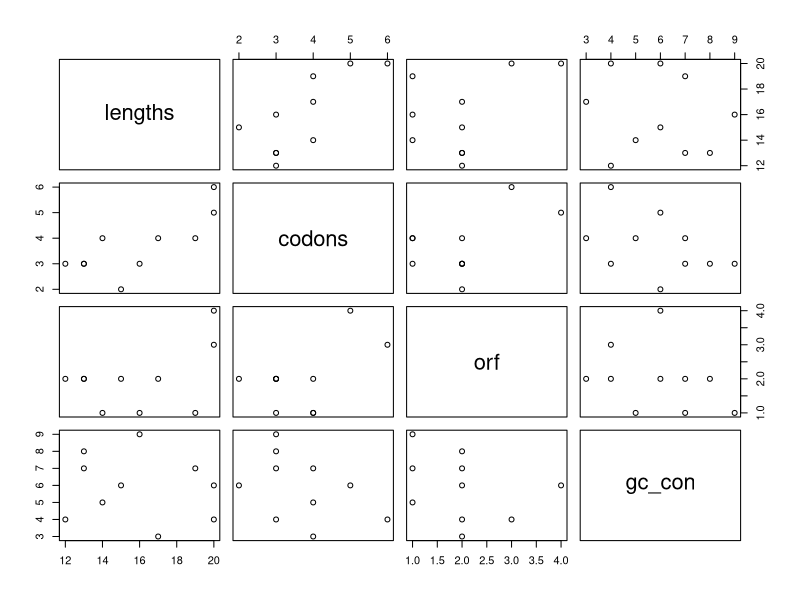
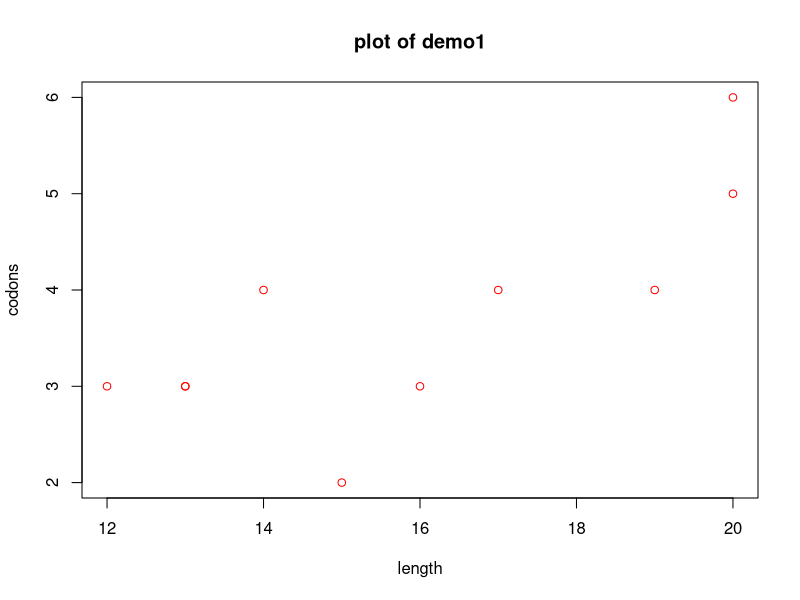
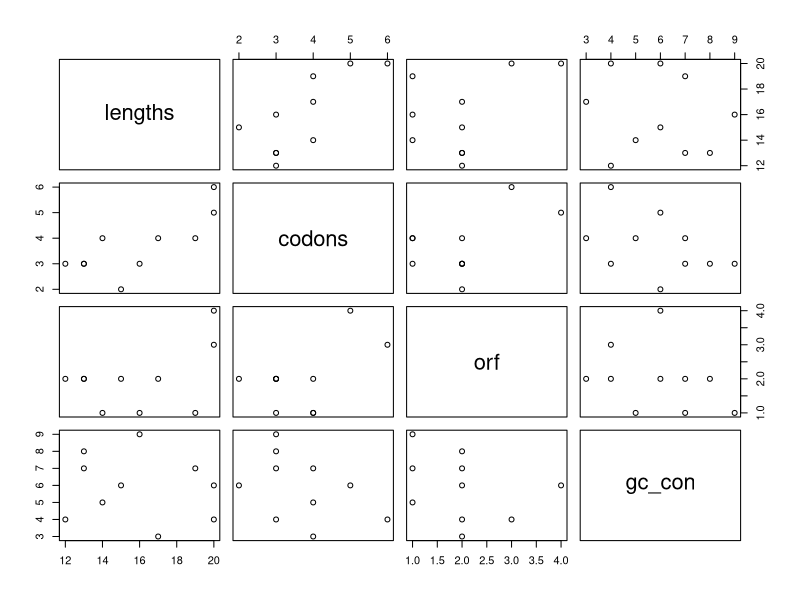
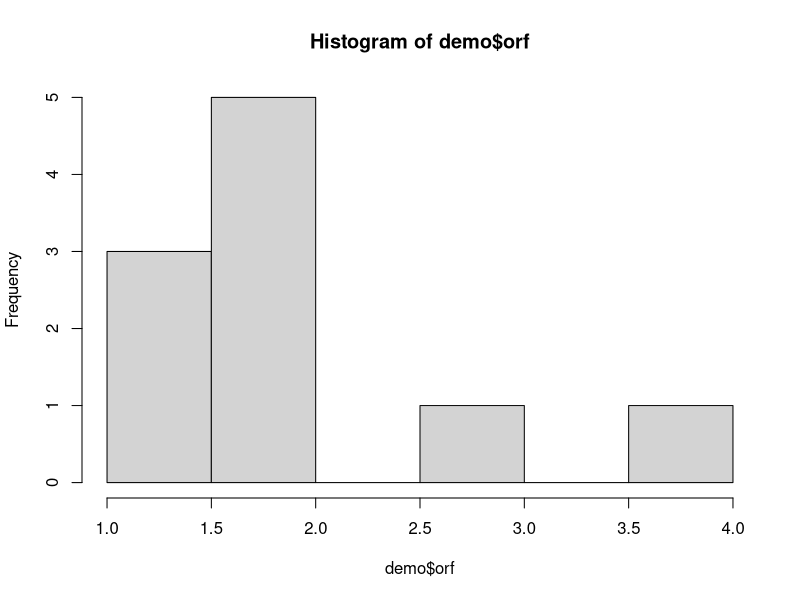

Here is the R script that generated these plots, in order: (Note: this script raises an error after producing the figures.)
# Practical 1
# K-mean clustring 


# creating a data frame 

lengths <- c(12,14,15,13,13,16,19,20,20,17)
codons <- c(3,4,2,3,3,3,4,5,6,4)
orf <- c(2,1,2,2,2,1,1,4,3,2)
gc_con <- c(4,5,6,7,8,9,7,6,4,3)
demo <- data.frame(lengths, codons, orf, gc_con)

# Dataframe "demo" created 
View(demo)    # to view the data frame 

plot(demo)    # basic scatter plot of demo 

plot(demo$lengths,demo$codons,
     col = "red",                  # color of clusters 
     xlab = "length",              # x axis name 
     ylab = "codons",              # y axis name 
     main = "plot of demo1")       # to creat a specific plot 
                                   # with color, name, other criteria 

x <- demo[1:4]
plot(x)

# to create other plots or graphgs 
# for example a histogram 

hist(demo$orf)


str(demo)                         # to see the structure of the data 

# IT IS NECESSARY TO HAVE ALL DATATYPE AS NUMERICAL 

summary(demo)   # Summary of the data 


# using K- mean cluster on DATA
# k-mean clustring on data can be applied through " kmean() " function 
# k- mean is a unsupervised learning


democluster <- kmeans(demo,4)
print(democluster)
plot(democluster)


democluster4 <- kmeans(demo, centers = 4)

# Show the centres 
democluster4$centers
democluster4$cluster

# Plot the groups 

plot(demo [democluster4$cluster == 1,],
     col = "red",
     xlim=c( min(demo[,1]), max(demo[,1])),
     ylim=c(min(demo[,2]), max(demo[,2]))
      )

points( demo [democluster4$cluster == 2, ],
       col = "blue")

points( demo [democluster4$cluster == 3, ],
       col = "green")

points( demo [democluster4$cluster == 4, ],
       col = "yellow")

points(democluster4$centers, pch = 2, col = "seagreen")

